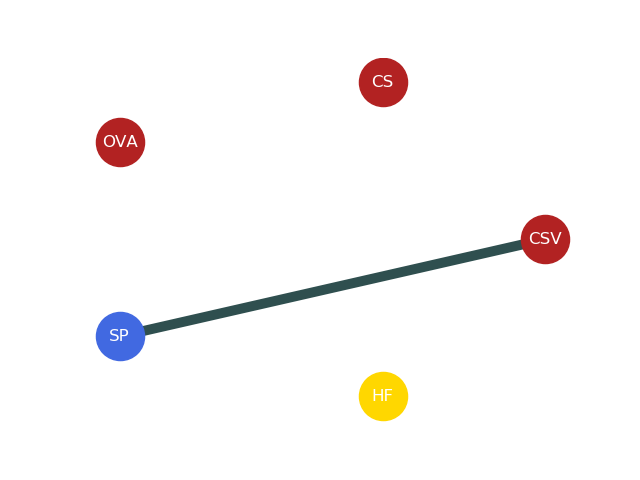

Python code for this plot:
import networkx as nx
import matplotlib.pyplot as plt

G = nx.Graph()
a = 'CSV'
b = 'CS'
c = 'OVA'
d = 'SP'
e = 'HF'
nodes_size = 1200
edges_multiple = 50
data_edges_list = [[(a, b)],[(a, c)],[(a, d)],[(a ,e)],
                   [(b, c)],[(b, d)],[(b, e)],
                   [(c, d)],[(c ,e)],
                   [(d, e)]]
#负相关为'gray'，正相关为'darkslategrey'
data_edges_color = ['darkslategrey','darkslategrey','darkslategrey','darkslategrey',
                    'darkslategrey','darkslategrey','darkslategrey',
                    'darkslategrey','darkslategrey',
                    'darkslategrey']
data_edges_width = [0, 0, 0.143, 0,
                    0, 0, 0,
                    0, 0,
                    0]
for index in range(len(data_edges_width)):
   data_edges_width[index] = data_edges_width[index]*edges_multiple

print(data_edges_width)

#设置点的名称
G.add_nodes_from([a, b, c, d, e])

#设置连线
G.add_edges_from([(a, b),(a, c),(a, d),(a ,e),
                  (b, c),(b, d),(b, e),
                  (c, d),(c ,e),
                  (d, e)])

#设置点的颜色
red = [a, b, c]
blue = [d]
yello = [e]


#设置原点的编排方式
pos = nx.circular_layout(G)
#设置点的参数
nx.draw_networkx_nodes(G, pos,nodelist =red, node_color = 'firebrick', node_size = nodes_size)
nx.draw_networkx_nodes(G, pos,nodelist =blue, node_color = 'royalblue', node_size = nodes_size)
nx.draw_networkx_nodes(G, pos,nodelist =yello, node_color = 'gold', node_size = nodes_size)

#显示点的名称
nx.draw_networkx_labels(G, pos,font_color ='white')

#设置连线的方式
for index in range(len(data_edges_color)):
   nx.draw_networkx_edges(G, pos, edgelist=data_edges_list[index],
                          edge_color=data_edges_color[index],
                          width = data_edges_width[index])


plt.axis('off')
plt.show()
